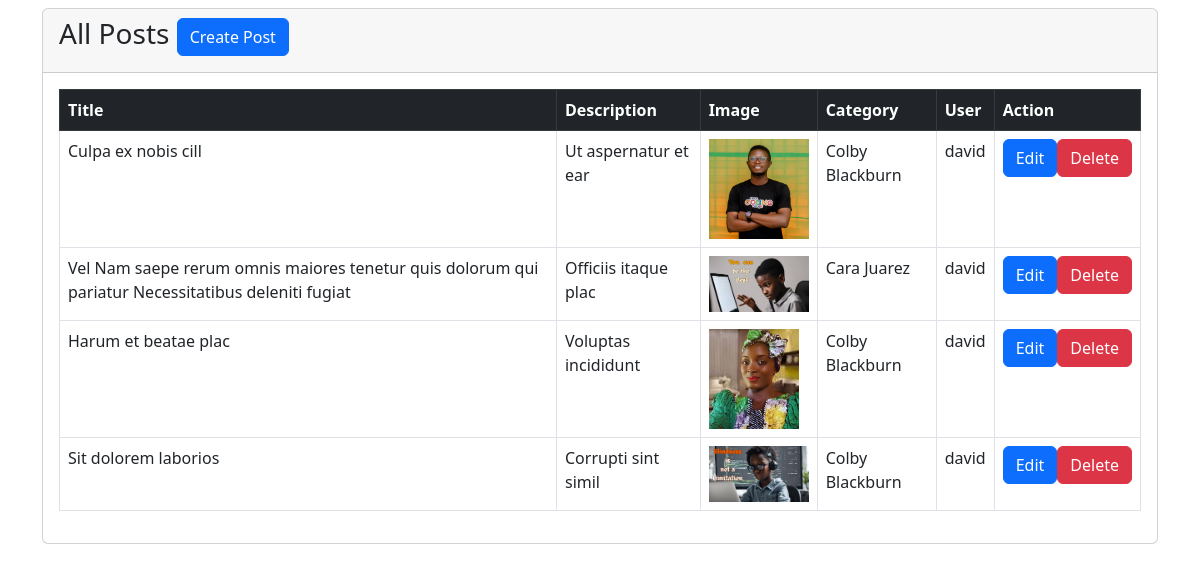
/posts/, run on the app's committed database.
### posts/models.py (models this page shows, shortened)
class Post(models.Model):
    title = models.CharField(max_length=100)
    description = models.TextField()
    image = models.ImageField(upload_to='posts/images/')
    category = models.ForeignKey(Category, on_delete=models.CASCADE)
    user = models.ForeignKey(User, on_delete=models.CASCADE)

### categories/models.py (models this page shows, shortened)
class Category(models.Model):
    name = models.CharField(max_length=100)
    description = models.TextField(blank=True, null=True)

### posts/views.py (the view)
# urls.py: path('posts/', PostListView.as_view(), name='post_list'),
class PostListView(View):
    template_name = 'posts/index.html'
    def get(self, request):
        posts = Post.objects.select_related('category', 'user').all()
        return render(request, self.template_name, {'posts': posts})

### templates/posts/index.html (shortened to what this page needs)
{% load static %}
<!DOCTYPE html>
<html lang="en">
<head>
    <link href="https://cdn.jsdelivr.net/npm/bootstrap@5.2.0/dist/css/bootstrap.min.css" rel="stylesheet">
</head>
<body>
    <div class="container py-2">
        <div class="row">
            <div class="col-12">
                <div class="card">
                    <div class="card-header">
                        <h3>All Posts
                            <a href="{% url 'post_create' %}" class="btn btn-primary">Create Post</a>
                        </h3>
                    </div>
                    <div class="card-body">
                        <div class="table-responsive">
                            <table class="table table-bordered table-hover">
                                <thead class="table-dark">
                                    <tr>
                                        <th scope="col">Title</th>
                                        <th scope="col">Description</th>
                                        <th scope="col">Image</th>
                                        <th scope="col">Category</th>
                                        <th scope="col">User</th>
                                        <th scope="col">Action</th>
                                    </tr>
                                </thead>
                                <tbody>
                                    {% for post in posts %}
                                    <tr>
                                        <td>{{ post.title }}</td>
                                        <td>{{ post.description }}</td>
                                        <td><img src="{{ post.image.url }}" alt="{{ post.title }}" style="max-width: 100px;"></td>
                                        <td>{{ post.category.name }}</td>
                                        <td>{{ post.user.username }}</td>
                                        <td>
                                            <div style="display: flex;">
                                                <a href="{% url 'post_update' pk=post.pk %}" class="btn btn-primary">Edit</a>
                                                <form action="{% url 'post_delete' pk=post.pk %}" method="POST">
                                                    <input type="submit" onclick="return confirm(`Are you sure you want to delete?`)" class="btn btn-danger" value="Delete">
                                                </form>
                                            </div>
                                        </td>
                                    </tr>
                                    {% endfor %}
                                </tbody>
                            </table>
                        </div>
                    </div>
                </div>
            </div>
        </div>
    </div>
</body>
</html>

### data on the page
Post: title "Culpa ex nobis cill", description "Ut aspernatur et ear", image (picture), category.name "Colby Blackburn", user.username "david"
Post: title "Vel Nam saepe rerum omnis maiores tenetur quis dolorum qui pariatur Necessitatibus deleniti fugiat", description "Officiis itaque plac", image (picture), category.name "Cara Juarez", user.username "david"
Post: title "Harum et beatae plac", description "Voluptas incididunt", image (picture), category.name "Colby Blackburn", user.username "david"
Post: title "Sit dolorem laborios", description "Corrupti sint simil", image (picture), category.name "Colby Blackburn", user.username "david"
